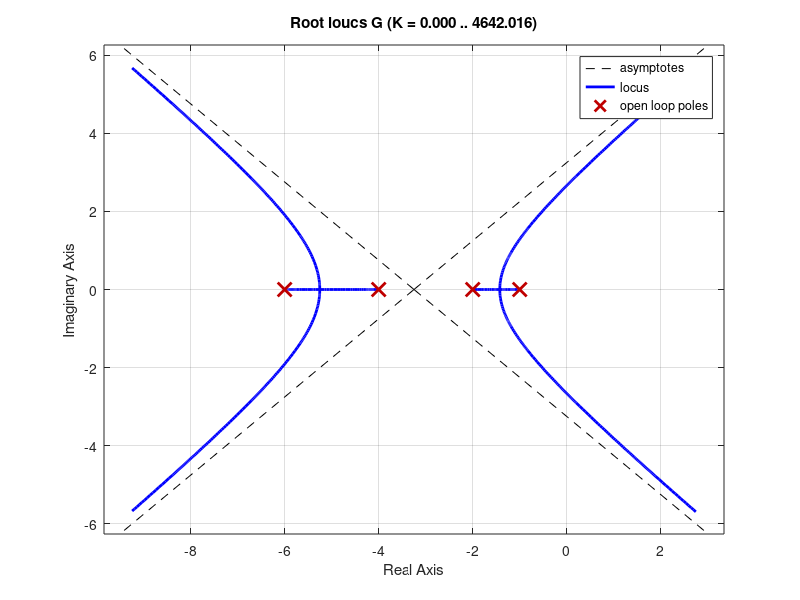
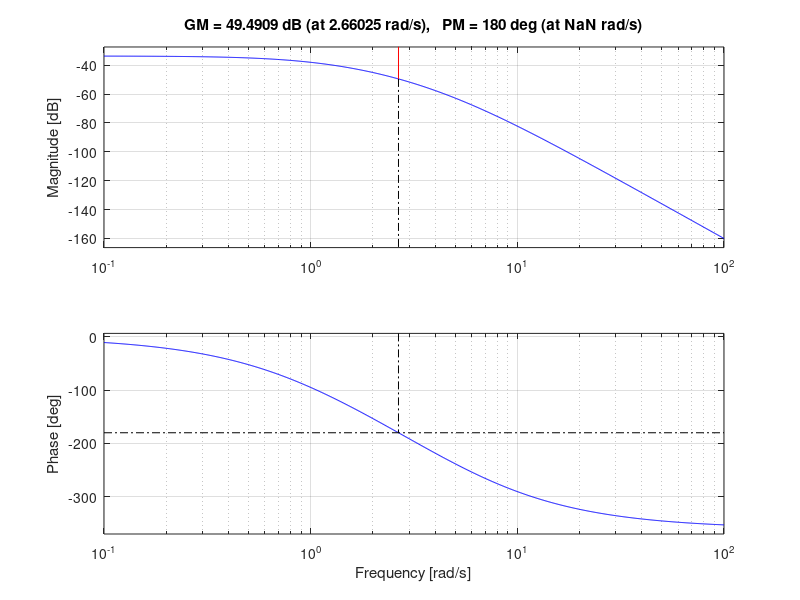
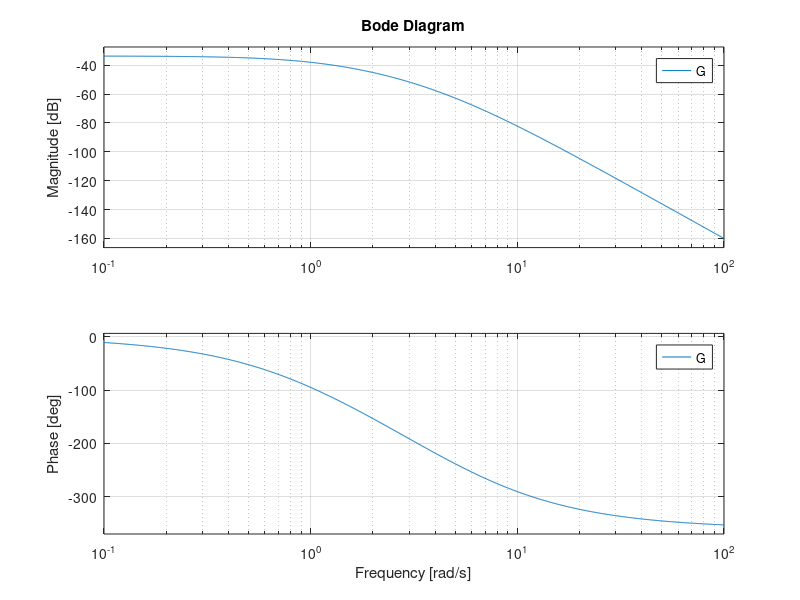
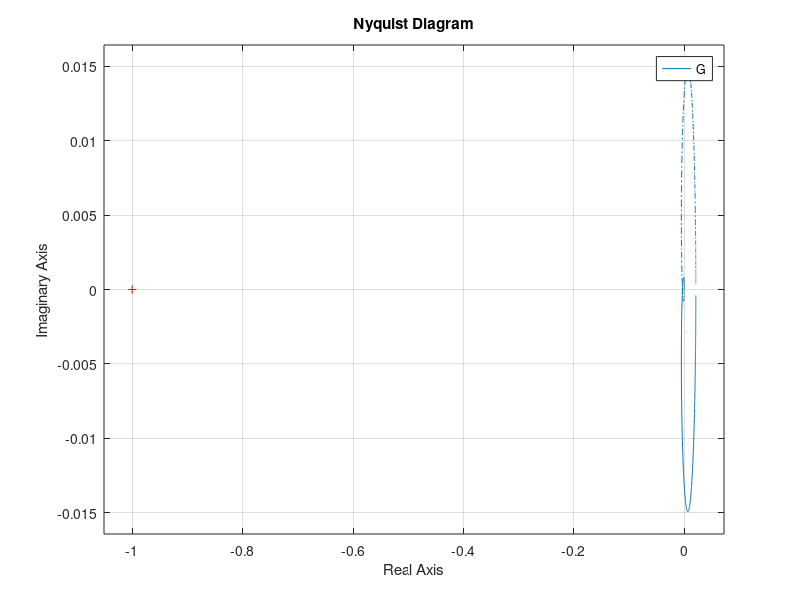

Recreate these plots in MATLAB, in order. (Note: this script raises an error after producing the figures.)
% To analyse the uncompensated plant characterestics that will be later 
% compared with the compensated plant. 

s = tf('s');
G = 1/((s+1)*(s+2)*(s+4)*(s+6));

figure(1)
rlocus(G);

figure(2)
margin(G);

figure(3)
bode(G);

figure(4)
nyquist(G);

figure(5)
step(feedback(G,1));

disp(stepinfo(feedback(G,1)));
fprintf('\n');
disp(bandwidth(G));
fprintf('\n');
fprintf('Closed Loop poles: \n');
disp(pole(feedback(G,1)));
fprintf('\n');


